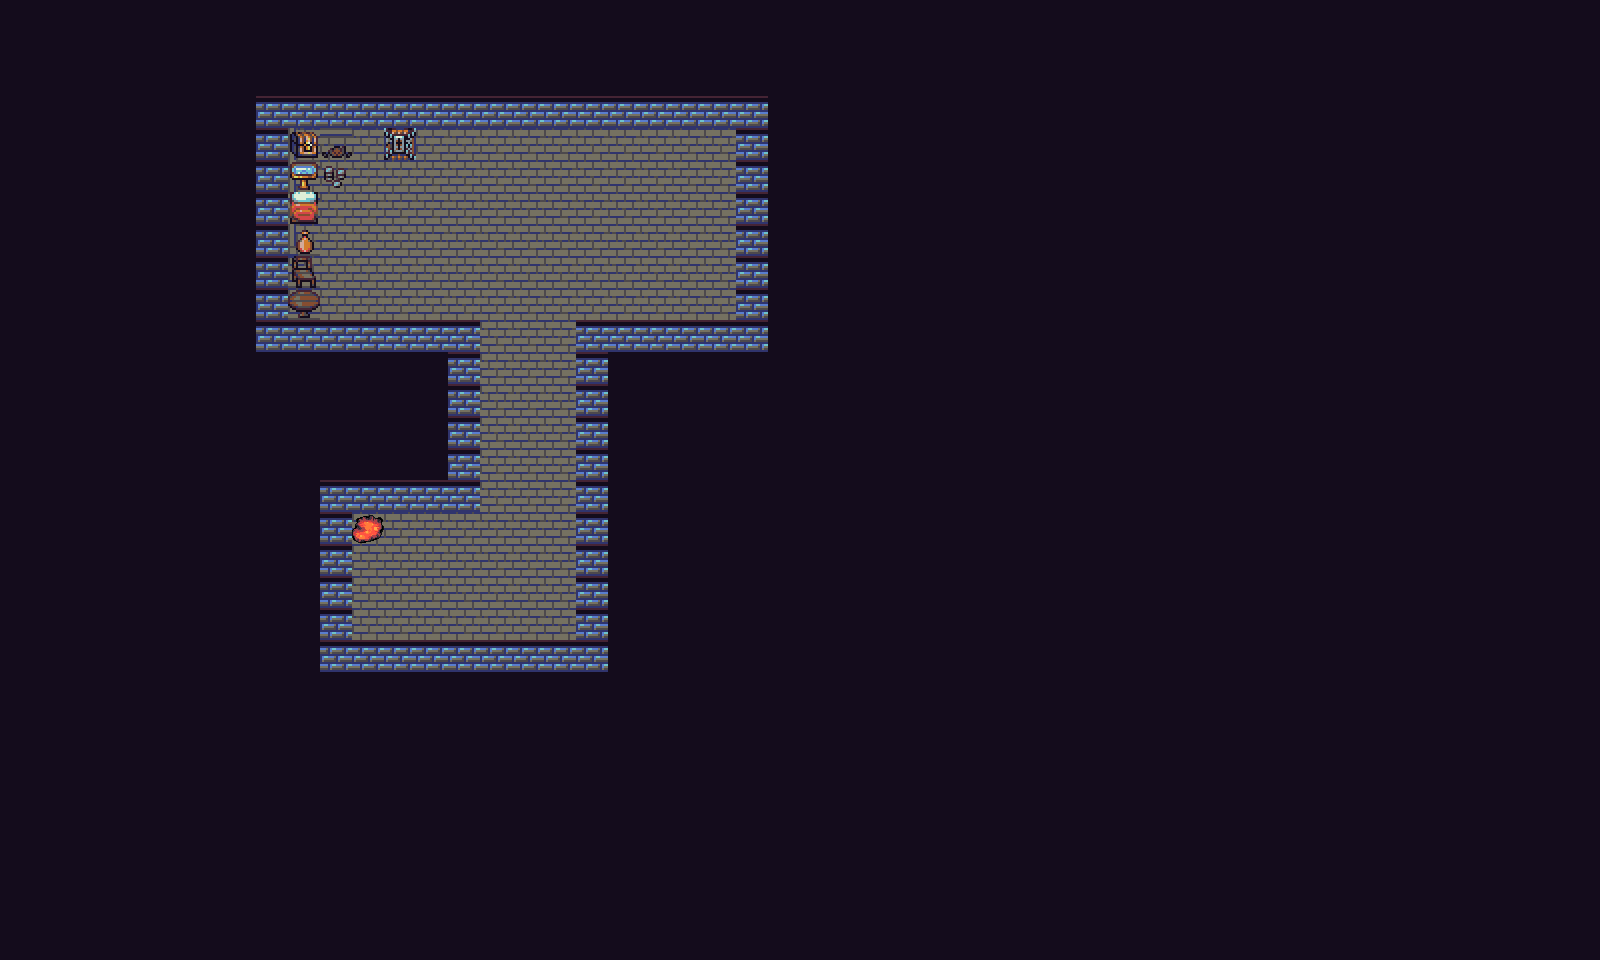

Below is a game level as drawn by its tile map, then a one-line description and the .tmx file that defines it, in full:
An orthogonal 50x30 tile map with 32x32 px tiles, 2 tile layers (Calque de Tuiles 1, Calque de Tuiles Portale), 2 tilesets.

<map version="1.10" tiledversion="1.10.2" orientation="orthogonal" renderorder="right-down" width="50" height="30" tilewidth="32" tileheight="32" infinite="0" nextlayerid="3" nextobjectid="1">
 <tileset firstgid="1" source="Dungeon.tsx" />
 <tileset firstgid="301" source="terrain.tsx" />
 <layer id="1" name="Calque de Tuiles 1" width="50" height="30">
  <data encoding="csv">
1,1,1,1,1,1,1,1,1,1,1,1,1,1,1,1,1,1,1,1,1,1,1,1,1,1,1,1,1,1,1,1,1,1,1,1,1,1,1,1,1,1,1,1,1,1,1,1,1,1,
1,1,1,1,1,1,1,1,1,1,1,1,1,1,1,1,1,1,1,1,1,1,1,1,1,1,1,1,1,1,1,1,1,1,1,1,1,1,1,1,1,1,1,1,1,1,1,1,1,1,
1,1,1,1,1,1,1,1,1,1,1,1,1,1,1,1,1,1,1,1,1,1,1,1,1,1,1,1,1,1,1,1,1,1,1,1,1,1,1,1,1,1,1,1,1,1,1,1,1,1,
1,1,1,1,1,1,1,1,23,23,23,23,23,23,23,23,23,23,23,23,23,23,23,23,1,1,1,1,1,1,1,1,1,1,1,1,1,1,1,1,1,1,1,1,1,1,1,1,1,1,
1,1,1,1,1,1,1,1,23,103,205,65,117,65,65,65,65,65,65,65,65,65,65,23,1,1,1,1,1,1,1,1,1,1,1,1,1,1,1,1,1,1,1,1,1,1,1,1,1,1,
1,1,1,1,1,1,1,1,23,202,64,65,65,65,65,65,65,65,65,65,65,65,65,23,1,1,1,1,1,1,1,1,1,1,1,1,1,1,1,1,1,1,1,1,1,1,1,1,1,1,
1,1,1,1,1,1,1,1,23,204,65,65,65,65,65,65,65,65,65,65,65,65,65,23,1,1,1,1,1,1,1,1,1,1,1,1,1,1,1,1,1,1,1,1,1,1,1,1,1,1,
1,1,1,1,1,1,1,1,23,242,65,65,65,65,65,65,65,65,65,65,65,65,65,23,1,1,1,1,1,1,1,1,1,1,1,1,1,1,1,1,1,1,1,1,1,1,1,1,1,1,
1,1,1,1,1,1,1,1,23,243,65,65,65,65,65,65,65,65,65,65,65,65,65,23,1,1,1,1,1,1,1,1,1,1,1,1,1,1,1,1,1,1,1,1,1,1,1,1,1,1,
1,1,1,1,1,1,1,1,23,244,65,65,65,65,65,65,65,65,65,65,65,65,65,23,1,1,1,1,1,1,1,1,1,1,1,1,1,1,1,1,1,1,1,1,1,1,1,1,1,1,
1,1,1,1,1,1,1,1,23,23,23,23,23,23,23,65,65,65,23,23,23,23,23,23,1,1,1,1,1,1,1,1,1,1,1,1,1,1,1,1,1,1,1,1,1,1,1,1,1,1,
1,1,1,1,1,1,1,1,1,1,1,1,1,1,23,65,65,65,23,1,1,1,1,1,1,1,1,1,1,1,1,1,1,1,1,1,1,1,1,1,1,1,1,1,1,1,1,1,1,1,
1,1,1,1,1,1,1,1,1,1,1,1,1,1,23,65,65,65,23,1,1,1,1,1,1,1,1,1,1,1,1,1,1,1,1,1,1,1,1,1,1,1,1,1,1,1,1,1,1,1,
1,1,1,1,1,1,1,1,1,1,1,1,1,1,23,65,65,65,23,1,1,1,1,1,1,1,1,1,1,1,1,1,1,1,1,1,1,1,1,1,1,1,1,1,1,1,1,1,1,1,
1,1,1,1,1,1,1,1,1,1,1,1,1,1,23,65,65,65,23,1,1,1,1,1,1,1,1,1,1,1,1,1,1,1,1,1,1,1,1,1,1,1,1,1,1,1,1,1,1,1,
1,1,1,1,1,1,1,1,1,1,23,23,23,23,23,65,65,65,23,1,1,1,1,1,1,1,1,1,1,1,1,1,1,1,1,1,1,1,1,1,1,1,1,1,1,1,1,1,1,1,
1,1,1,1,1,1,1,1,1,1,23,65,65,65,65,65,65,65,23,1,1,1,1,1,1,1,1,1,1,1,1,1,1,1,1,1,1,1,1,1,1,1,1,1,1,1,1,1,1,1,
1,1,1,1,1,1,1,1,1,1,23,65,65,65,65,65,65,65,23,1,1,1,1,1,1,1,1,1,1,1,1,1,1,1,1,1,1,1,1,1,1,1,1,1,1,1,1,1,1,1,
1,1,1,1,1,1,1,1,1,1,23,65,65,65,65,65,65,65,23,1,1,1,1,1,1,1,1,1,1,1,1,1,1,1,1,1,1,1,1,1,1,1,1,1,1,1,1,1,1,1,
1,1,1,1,1,1,1,1,1,1,23,65,65,65,65,65,65,65,23,1,1,1,1,1,1,1,1,1,1,1,1,1,1,1,1,1,1,1,1,1,1,1,1,1,1,1,1,1,1,1,
1,1,1,1,1,1,1,1,1,1,23,23,23,23,23,23,23,23,23,1,1,1,1,1,1,1,1,1,1,1,1,1,1,1,1,1,1,1,1,1,1,1,1,1,1,1,1,1,1,1,
1,1,1,1,1,1,1,1,1,1,1,1,1,1,1,1,1,1,1,1,1,1,1,1,1,1,1,1,1,1,1,1,1,1,1,1,1,1,1,1,1,1,1,1,1,1,1,1,1,1,
1,1,1,1,1,1,1,1,1,1,1,1,1,1,1,1,1,1,1,1,1,1,1,1,1,1,1,1,1,1,1,1,1,1,1,1,1,1,1,1,1,1,1,1,1,1,1,1,1,1,
1,1,1,1,1,1,1,1,1,1,1,1,1,1,1,1,1,1,1,1,1,1,1,1,1,1,1,1,1,1,1,1,1,1,1,1,1,1,1,1,1,1,1,1,1,1,1,1,1,1,
1,1,1,1,1,1,1,1,1,1,1,1,1,1,1,1,1,1,1,1,1,1,1,1,1,1,1,1,1,1,1,1,1,1,1,1,1,1,1,1,1,1,1,1,1,1,1,1,1,1,
1,1,1,1,1,1,1,1,1,1,1,1,1,1,1,1,1,1,1,1,1,1,1,1,1,1,1,1,1,1,1,1,1,1,1,1,1,1,1,1,1,1,1,1,1,1,1,1,1,1,
1,1,1,1,1,1,1,1,1,1,1,1,1,1,1,1,1,1,1,1,1,1,1,1,1,1,1,1,1,1,1,1,1,1,1,1,1,1,1,1,1,1,1,1,1,1,1,1,1,1,
1,1,1,1,1,1,1,1,1,1,1,1,1,1,1,1,1,1,1,1,1,1,1,1,1,1,1,1,1,1,1,1,1,1,1,1,1,1,1,1,1,1,1,1,1,1,1,1,1,1,
1,1,1,1,1,1,1,1,1,1,1,1,1,1,1,1,1,1,1,1,1,1,1,1,1,1,1,1,1,1,1,1,1,1,1,1,1,1,1,1,1,1,1,1,1,1,1,1,1,1,
1,1,1,1,1,1,1,1,1,1,1,1,1,1,1,1,1,1,1,1,1,1,1,1,1,1,1,1,1,1,1,1,1,1,1,1,1,1,1,1,1,1,1,1,1,1,1,1,1,1
</data>
 </layer>
 <layer id="2" name="Calque de Tuiles Portale" width="50" height="30">
  <data encoding="csv">
0,0,0,0,0,0,0,0,0,0,0,0,0,0,0,0,0,0,0,0,0,0,0,0,0,0,0,0,0,0,0,0,0,0,0,0,0,0,0,0,0,0,0,0,0,0,0,0,0,0,
0,0,0,0,0,0,0,0,0,0,0,0,0,0,0,0,0,0,0,0,0,0,0,0,0,0,0,0,0,0,0,0,0,0,0,0,0,0,0,0,0,0,0,0,0,0,0,0,0,0,
0,0,0,0,0,0,0,0,0,0,0,0,0,0,0,0,0,0,0,0,0,0,0,0,0,0,0,0,0,0,0,0,0,0,0,0,0,0,0,0,0,0,0,0,0,0,0,0,0,0,
0,0,0,0,0,0,0,0,0,0,0,0,0,0,0,0,0,0,0,0,0,0,0,0,0,0,0,0,0,0,0,0,0,0,0,0,0,0,0,0,0,0,0,0,0,0,0,0,0,0,
0,0,0,0,0,0,0,0,0,0,0,0,0,0,0,0,0,0,0,0,0,0,0,0,0,0,0,0,0,0,0,0,0,0,0,0,0,0,0,0,0,0,0,0,0,0,0,0,0,0,
0,0,0,0,0,0,0,0,0,0,0,0,0,0,0,0,0,0,0,0,0,0,0,0,0,0,0,0,0,0,0,0,0,0,0,0,0,0,0,0,0,0,0,0,0,0,0,0,0,0,
0,0,0,0,0,0,0,0,0,0,0,0,0,65,65,0,65,65,65,65,0,0,0,0,0,0,0,0,0,0,0,0,0,0,0,0,0,0,0,0,0,0,0,0,0,0,0,0,0,0,
0,0,0,0,0,0,0,0,0,0,0,0,0,0,65,65,65,65,65,65,0,0,0,0,0,0,0,0,0,0,0,0,0,0,0,0,0,0,0,0,0,0,0,0,0,0,0,0,0,0,
0,0,0,0,0,0,0,0,0,0,0,0,0,0,0,65,65,65,0,0,0,0,0,0,0,0,0,0,0,0,0,0,0,0,0,0,0,0,0,0,0,0,0,0,0,0,0,0,0,0,
0,0,0,0,0,0,0,0,0,0,0,0,0,0,0,0,0,0,0,0,0,0,0,0,0,0,0,0,0,0,0,0,0,0,0,0,0,0,0,0,0,0,0,0,0,0,0,0,0,0,
0,0,0,0,0,0,0,0,0,0,0,0,0,0,0,0,0,0,0,0,0,0,0,0,0,0,0,0,0,0,0,0,0,0,0,0,0,0,0,0,0,0,0,0,0,0,0,0,0,0,
0,0,0,0,0,0,0,0,0,0,0,0,0,0,0,0,0,0,0,0,0,0,0,0,0,0,0,0,0,0,0,0,0,0,0,0,0,0,0,0,0,0,0,0,0,0,0,0,0,0,
0,0,0,0,0,0,0,0,0,0,0,0,0,0,0,0,0,0,0,0,0,0,0,0,0,0,0,0,0,0,0,0,0,0,0,0,0,0,0,0,0,0,0,0,0,0,0,0,0,0,
0,0,0,0,0,0,0,0,0,0,0,0,0,0,0,0,0,0,0,0,0,0,0,0,0,0,0,0,0,0,0,0,0,0,0,0,0,0,0,0,0,0,0,0,0,0,0,0,0,0,
0,0,0,0,0,0,0,0,0,0,0,0,0,0,0,0,0,0,0,0,0,0,0,0,0,0,0,0,0,0,0,0,0,0,0,0,0,0,0,0,0,0,0,0,0,0,0,0,0,0,
0,0,0,0,0,0,0,0,0,0,0,0,0,0,0,0,0,0,0,0,0,0,0,0,0,0,0,0,0,0,0,0,0,0,0,0,0,0,0,0,0,0,0,0,0,0,0,0,0,0,
0,0,0,0,0,0,0,0,0,0,0,562,0,0,0,0,0,0,0,0,0,0,0,0,0,0,0,0,0,0,0,0,0,0,0,0,0,0,0,0,0,0,0,0,0,0,0,0,0,0,
0,0,0,0,0,0,0,0,0,0,0,0,0,0,0,0,0,0,0,0,0,0,0,0,0,0,0,0,0,0,0,0,0,0,0,0,0,0,0,0,0,0,0,0,0,0,0,0,0,0,
0,0,0,0,0,0,0,0,0,0,0,0,0,0,0,0,0,0,0,0,0,0,0,0,0,0,0,0,0,0,0,0,0,0,0,0,0,0,0,0,0,0,0,0,0,0,0,0,0,0,
0,0,0,0,0,0,0,0,0,0,0,0,0,0,0,0,0,0,0,0,0,0,0,0,0,0,0,0,0,0,0,0,0,0,0,0,0,0,0,0,0,0,0,0,0,0,0,0,0,0,
0,0,0,0,0,0,0,0,0,0,0,0,0,0,0,0,0,0,0,0,0,0,0,0,0,0,0,0,0,0,0,0,0,0,0,0,0,0,0,0,0,0,0,0,0,0,0,0,0,0,
0,0,0,0,0,0,0,0,0,0,0,0,0,0,0,0,0,0,0,0,0,0,0,0,0,0,0,0,0,0,0,0,0,0,0,0,0,0,0,0,0,0,0,0,0,0,0,0,0,0,
0,0,0,0,0,0,0,0,0,0,0,0,0,0,0,0,0,0,0,0,0,0,0,0,0,0,0,0,0,0,0,0,0,0,0,0,0,0,0,0,0,0,0,0,0,0,0,0,0,0,
0,0,0,0,0,0,0,0,0,0,0,0,0,0,0,0,0,0,0,0,0,0,0,0,0,0,0,0,0,0,0,0,0,0,0,0,0,0,0,0,0,0,0,0,0,0,0,0,0,0,
0,0,0,0,0,0,0,0,0,0,0,0,0,0,0,0,0,0,0,0,0,0,0,0,0,0,0,0,0,0,0,0,0,0,0,0,0,0,0,0,0,0,0,0,0,0,0,0,0,0,
0,0,0,0,0,0,0,0,0,0,0,0,0,0,0,0,0,0,0,0,0,0,0,0,0,0,0,0,0,0,0,0,0,0,0,0,0,0,0,0,0,0,0,0,0,0,0,0,0,0,
0,0,0,0,0,0,0,0,0,0,0,0,0,0,0,0,0,0,0,0,0,0,0,0,0,0,0,0,0,0,0,0,0,0,0,0,0,0,0,0,0,0,0,0,0,0,0,0,0,0,
0,0,0,0,0,0,0,0,0,0,0,0,0,0,0,0,0,0,0,0,0,0,0,0,0,0,0,0,0,0,0,0,0,0,0,0,0,0,0,0,0,0,0,0,0,0,0,0,0,0,
0,0,0,0,0,0,0,0,0,0,0,0,0,0,0,0,0,0,0,0,0,0,0,0,0,0,0,0,0,0,0,0,0,0,0,0,0,0,0,0,0,0,0,0,0,0,0,0,0,0,
0,0,0,0,0,0,0,0,0,0,0,0,0,0,0,0,0,0,0,0,0,0,0,0,0,0,0,0,0,0,0,0,0,0,0,0,0,0,0,0,0,0,0,0,0,0,0,0,0,0
</data>
 </layer>
</map>
